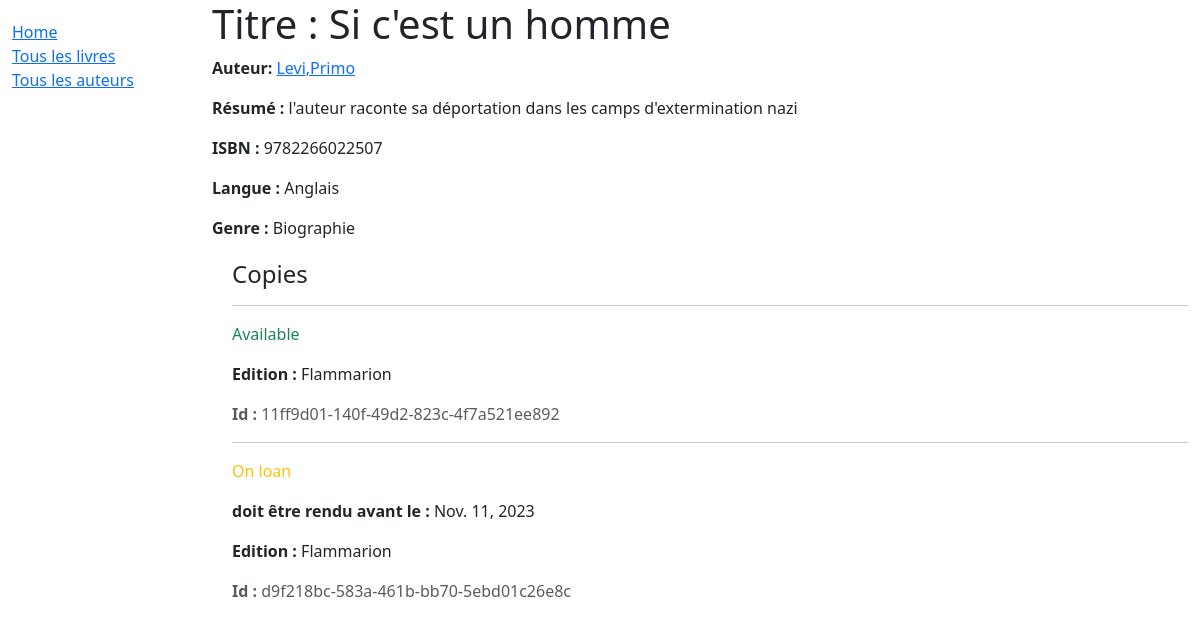
/catalog/book/2, run on the app's committed database.
### catalog/models.py (models this page shows, shortened)
class Book(models.Model):
    title=models.CharField(max_length=200)
    author=models.ForeignKey('Author',on_delete=models.SET_NULL,null=True)
    summary=models.TextField(max_length=1000,help_text='Enter a brief description of the book')
    isbn=models.CharField('ISBN',max_length=13,help_text='13 Characters <a href="https://www.isbn-international.org/content/what-isbn">ISBN number</a>')
    genre=models.ManyToManyField(Genre,help_text='Select a genre for this book')
    language=models.ForeignKey(Language,on_delete=models.SET_NULL, null=True)
    class Meta:
        ordering=['title','author']
    def display_genre(self):
        """Create a string for the Genre.this is required to display genre in Admin."""
        return ','.join(genre.name for genre in self.genre.all()[:3])
    display_genre.short_description='Genre'

class Author(models.Model):
    first_name=models.CharField(max_length=100)
    last_name=models.CharField(max_length=100)
    date_of_birth=models.DateField(null=True,blank=True)
    date_of_death=models.DateField('Died',null=True,blank=True)
    class Meta:
        ordering=['last_name','first_name']
    def __str__(self):
        return f'{self.last_name},{self.first_name}'

class Language(models.Model):
    name=models.CharField(max_length=200,help_text="Enter the book's natural language(e.e. Englis, Franch, Japanese,etc...)")
    def __str__(self):
        return self.name

class Genre(models.Model):
    name=models.CharField(max_length=200,help_text="Enter a book genre (e.g. Science Fiction)")
    def __str__(self):
        return self.name

class BookInstance(models.Model):
    id=models.UUIDField(primary_key=True,default=uuid.uuid4,help_text='Unique ID for this particular book across whole library')
    book=models.ForeignKey(Book,on_delete=models.SET_NULL,null=True)
    imprint=models.CharField(max_length=200)
    due_back=models.DateField(null=True,blank=True)
    LOAN_STATUS=(
        ('m','Maintenance'),
        ('o','On loan'),
        ('a','Available'),
        ('r','Reserved'),
    )
    status=models.CharField(max_length=1,choices=LOAN_STATUS,blank=True,default='m',help_text='Book Availability')
    class Meta:
        ordering=['due_back']

### catalog/views.py (the view)
# urls.py: path('book/<int:pk>',views.BookDetailView.as_view(),name='book-detail'),
class BookDetailView(generic.DetailView):
    model=Book

### catalog/templates/catalog/book_detail.html
{% extends "base_generic.html" %}
{% block content %}
<h1>Titre : {{book.title}}</h1>
<p>
    <strong>
        Auteur:
    </strong>
    <a href="{% url 'author-detail' book.author.pk %}">{{book.author}}</a>
</p>
<p>
    <strong>Résumé : </strong>
    {{book.summary}}
</p>
<p>
    <strong>ISBN : </strong>
    {{book.isbn}}
</p>
<p>
    <strong>Langue : </strong>
    {{book.language}}
</p>
<p>
    <strong>Genre : </strong>
    {{book.genre.all|join:","}}
</p>
<div style="margin-left:20px;margin-top:20px">
    <h4>Copies</h4>
    {% for copy in book.bookinstance_set.all %}
    <hr>
    <p
    class="{% if copy.status == 'a' %}text-success{% elif copy.status == 'm' %}text-danger{% else %}text-warning{% endif %}"
    >
        {{copy.get_status_display}}
    </p>
    {% if copy.status != 'a' %}
    <p><strong>doit être rendu avant le : </strong>{{copy.due_back}}</p>
    {% endif %}
    <p><strong>Edition : </strong>{{copy.imprint}}</p>
    <p class="text-muted"><strong>Id : </strong>{{copy.id}}</p>
    {% endfor %}
</div>
{% endblock %}

### data on the page
Book: author "Levi,Primo", summary "l'auteur raconte sa déportation dans les camps d'extermination nazi", isbn "9782266022507", language "Anglais", genre.all "Biographie"
BookInstance: status "Available", imprint "Flammarion", id "11ff9d01-140f-49d2-823c-4f7a521ee892"
BookInstance: status "On loan", due_back "Nov. 11, 2023", imprint "Flammarion", id "d9f218bc-583a-461b-bb70-5ebd01c26e8c"
